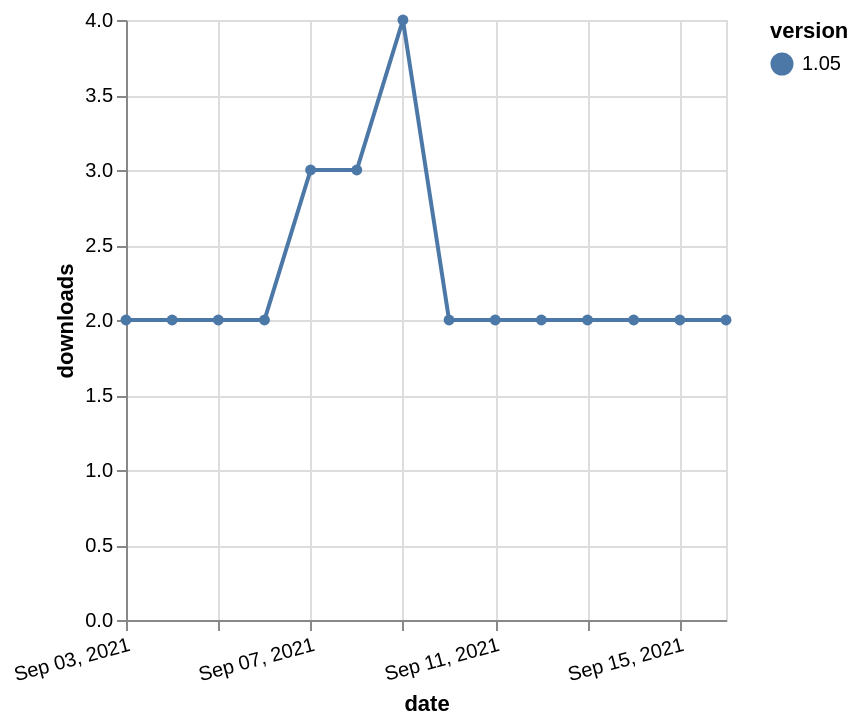

Write the Vega-Lite specification saved for this chart.
### Vega-Lite specification from a JSON file in a GitHub repository (floating-point values rounded to 4 significant figures)
{"$schema": "https://vega.github.io/schema/vega-lite/v5.json", "description": "A simple bar chart with embedded data.", "data": {"values": [{"date": "2021-09-03", "total": 2763, "delta": 2, "version": "1.05"}, {"date": "2021-09-04", "total": 2765, "delta": 2, "version": "1.05"}, {"date": "2021-09-05", "total": 2767, "delta": 2, "version": "1.05"}, {"date": "2021-09-06", "total": 2769, "delta": 2, "version": "1.05"}, {"date": "2021-09-07", "total": 2772, "delta": 3, "version": "1.05"}, {"date": "2021-09-08", "total": 2775, "delta": 3, "version": "1.05"}, {"date": "2021-09-09", "total": 2779, "delta": 4, "version": "1.05"}, {"date": "2021-09-10", "total": 2781, "delta": 2, "version": "1.05"}, {"date": "2021-09-11", "total": 2783, "delta": 2, "version": "1.05"}, {"date": "2021-09-12", "total": 2785, "delta": 2, "version": "1.05"}, {"date": "2021-09-13", "total": 2787, "delta": 2, "version": "1.05"}, {"date": "2021-09-14", "total": 2789, "delta": 2, "version": "1.05"}, {"date": "2021-09-15", "total": 2791, "delta": 2, "version": "1.05"}, {"date": "2021-09-16", "total": 2793, "delta": 2, "version": "1.05"}]}, "width": "container", "mark": {"type": "line", "point": {"filled": true}}, "encoding": {"x": {"field": "date", "type": "temporal", "timeUnit": "yearmonthdate", "title": "date", "axis": {"labelAngle": -15}}, "y": {"field": "delta", "type": "quantitative", "title": "downloads"}, "color": {"field": "version", "type": "nominal"}, "tooltip": {"field": "delta"}}}
